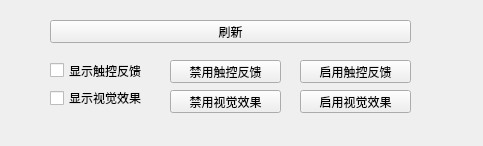
<?xml version="1.0" encoding="UTF-8"?>
<ui version="4.0">
 <class>WinapiTestForm</class>
 <widget class="QWidget" name="WinapiTestForm">
  <property name="geometry">
   <rect>
    <x>0</x>
    <y>0</y>
    <width>483</width>
    <height>146</height>
   </rect>
  </property>
  <property name="windowTitle">
   <string>Form</string>
  </property>
  <widget class="QPushButton" name="pushButton">
   <property name="geometry">
    <rect>
     <x>50</x>
     <y>20</y>
     <width>361</width>
     <height>23</height>
    </rect>
   </property>
   <property name="text">
    <string>刷新</string>
   </property>
  </widget>
  <widget class="QCheckBox" name="tabletVisibleCheckbox">
   <property name="geometry">
    <rect>
     <x>50</x>
     <y>90</y>
     <width>121</width>
     <height>16</height>
    </rect>
   </property>
   <property name="text">
    <string>显示视觉效果</string>
   </property>
  </widget>
  <widget class="QCheckBox" name="touchFeedbackCheckbox">
   <property name="geometry">
    <rect>
     <x>50</x>
     <y>60</y>
     <width>111</width>
     <height>21</height>
    </rect>
   </property>
   <property name="text">
    <string>显示触控反馈</string>
   </property>
  </widget>
  <widget class="QPushButton" name="disableTouchFeedbackButton">
   <property name="geometry">
    <rect>
     <x>170</x>
     <y>60</y>
     <width>111</width>
     <height>23</height>
    </rect>
   </property>
   <property name="text">
    <string>禁用触控反馈</string>
   </property>
  </widget>
  <widget class="QPushButton" name="enableTouchFeedbackButton">
   <property name="geometry">
    <rect>
     <x>300</x>
     <y>60</y>
     <width>111</width>
     <height>23</height>
    </rect>
   </property>
   <property name="text">
    <string>启用触控反馈</string>
   </property>
  </widget>
  <widget class="QPushButton" name="EnableTabletVisibleButton">
   <property name="geometry">
    <rect>
     <x>300</x>
     <y>90</y>
     <width>111</width>
     <height>23</height>
    </rect>
   </property>
   <property name="text">
    <string>启用视觉效果</string>
   </property>
  </widget>
  <widget class="QPushButton" name="disableTabletVisibleButton">
   <property name="geometry">
    <rect>
     <x>170</x>
     <y>90</y>
     <width>111</width>
     <height>23</height>
    </rect>
   </property>
   <property name="text">
    <string>禁用视觉效果</string>
   </property>
  </widget>
 </widget>
 <resources/>
 <connections/>
</ui>
